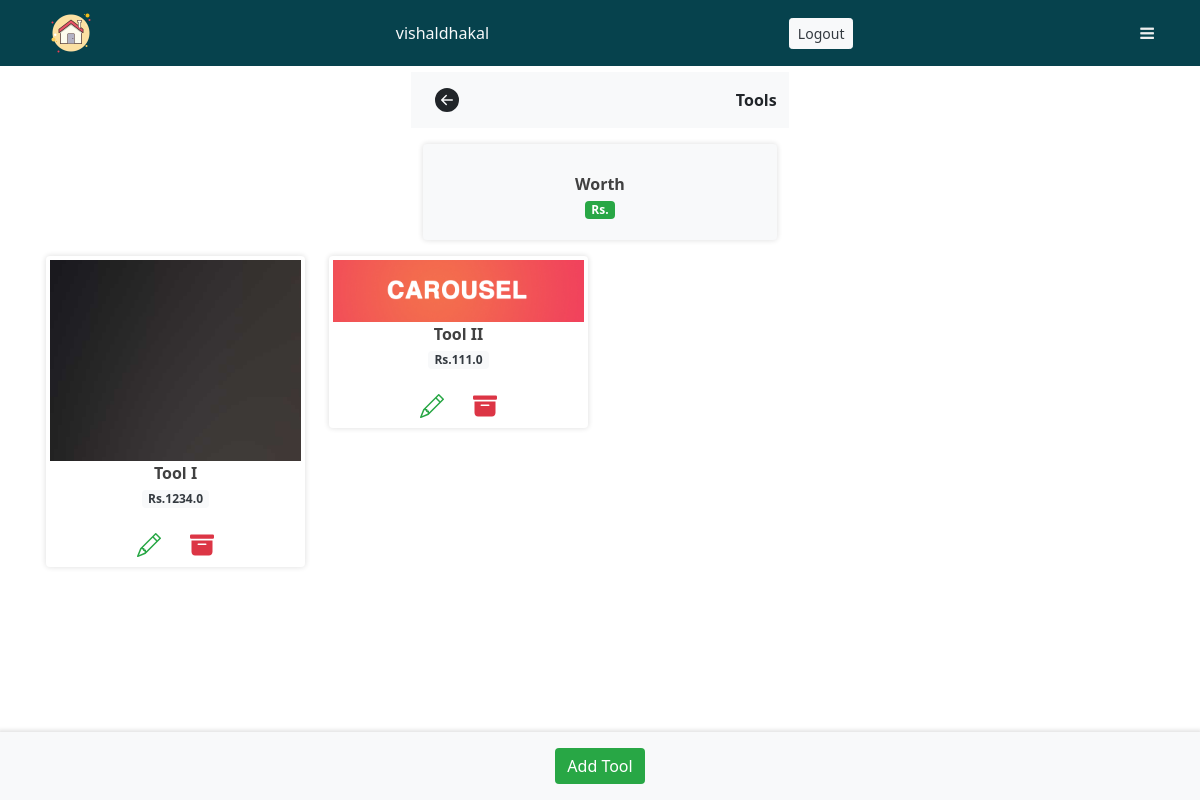
Page /lab/ (signed in) on the committed database.
### home/models.py (models this page shows)
class Tools(models.Model):
    name = models.CharField(max_length=600)
    image = models.FileField()
    amount = models.FloatField()
    no_of_pices = models.IntegerField()
    bought_from = models.CharField(max_length=600)
    bought_date = models.DateField()
    bought_by = models.ForeignKey(User,on_delete=models.CASCADE)
    description = models.TextField()
    is_available = models.BooleanField(default=True)
    def getId(self):
        varr = self.name.replace(" ","")
        return varr

### home/views.py (the view)
# urls.py: path('lab/',views.lab,name="lab"),
def lab(request):
    if request.method == "POST":
        tool_name = request.POST['tool_name']
        tool_image = request.FILES['tool_image']
        description = request.POST['description']
        amount = request.POST['amount']
        no_of_pices = request.POST['noo']
        bought_from = request.POST['bought_from']
        bought_by = request.POST['bought_by']
        bought_date = request.POST['bought_date']
        us = User.objects.get(username=bought_by)
        inst = Tools.objects.create(name=tool_name,image=tool_image,description=description,bought_by=us,bought_from=bought_from,bought_date=bought_date,no_of_pices=no_of_pices,amount=amount)
        inst.save()
        _handle_uploaded_file(tool_image)
        users = User.objects.all()
        tools = Tools.objects.all()
        return redirect('index')
    else:
        users = User.objects.all()
        tools = Tools.objects.all()
        ctx = {
            'users':users,
            'tools':tools
        }
        return render(request, 'lab.html',ctx)

### templates/lab.html (shortened to what this page needs)
{% extends 'base.html' %}
{% block body %}
<div class="container mt-5 pt-4">
    <div class="row row-cols-1 row-cols-sm-3 mb-2">
        <div class="col"></div>
        <div class="col">
            <div class="row row-cols-2 bg-light py-2 font-weight-bold ">
                <div class="col text-left">
                    <a href="{% url 'index' %}" class="btn no-border2">
                    </a>
                </div>
                <div class="col text-right py-2">
                    <strong>Tools</strong>
                </div>
            </div>
        </div>
        <div class="col"></div>
    </div>
    <div class="row row-cols-3 row-cols-md-3">
        <div class="col-2"></div>
        <div class="col-8">
            <div class="my-2 btnlink myRipple" ripple-color='red'>
                <div class=" bg-light cont p-1 myshad rounded text-center">
                    <br>
                    <b>Worth</b>
                    <p>
                        <span class="badge bg-success">Rs.{{project.calculateIncomings}}</span>
                    </p>
                </div>
            </div>
        </div>
        <div class="col-2"></div>
    </div>
    <div class="row row-cols-1 row-cols-md-4">
        {% for tool in tools %}
        <div class="col my-2">
            <a href="" class="my-2 btnlink myRipple" ripple-color='red'>
                <div class="cont p-1 myshad rounded text-center">
                    <img src="{{tool.image.url}}" alt="tool_image" class="img-fluid">
                    <br>
                    <b>{{tool.name}}</b>
                    <p>
                        <span class="badge bg-light text-dark">Rs.{{tool.amount}}</span>
                    </p>
                    {% if request.user.is_staff %}
                    <a href="" class="btn no-border2">
                    </a>
                    <button type="button" class="btn no-border2" data-toggle="modal" data-target="#{{tool.getId}}">
                    </button>
                    {% endif %}
                </div>
            </a>
        </div>
        {% endfor %}
    </div>
</div>
<div class="conatiner bg-light p-3 myb">
    <div class="row row-cols-1 text-center">
        <div class="col">
            {% if request.user.is_staff %}
            <a href="#" class="btn btn-success no-border2" data-toggle="modal" data-target="#exampleModal">Add Tool</a>
            {% else %}
            <span class="font-weight-bold text-danger">You are not admin !</span>
            {% endif %}
        </div>
    </div>
</div>
<div class="py-5">
</div>
{% endblock %}

### templates/base.html (shortened to what this page needs)
{% load static %}
<!DOCTYPE html>
<html lang="en">
<head>
  <link rel="stylesheet" href="{% static 'css/bootstrap.min.css' %}">
  <link rel="stylesheet" href="{% static 'css/style.css' %}">
  <link rel="stylesheet" href="https://cdnjs.cloudflare.com/ajax/libs/font-awesome/4.7.0/css/font-awesome.min.css">
</head>
<body>
  <nav class="navbar navbar-expand-lg fixed-top navbar-light bg-mine">
    <div class="container-md">
      {% if request.user.is_authenticated %}
      <a href="{% url 'index' %}" class="link"><img src="{% static 'images/home.png' %}" alt="home icon"></a>
      <a href="#" class="text-light btn">{{request.user.username}}</a>
      <a href="{% url 'logout' %}" class="text-dark btn btn-sm btn-light">Logout</a>
      {% else %}
      <a href="{% url 'index' %}" class="navbar-brand text-light font-weight-bold">Project management</a>
      <a href="{% url 'login' %}" class="text-dark btn btn-sm btn-light">Login</a>
      {% endif %}
      <a href="#" class="link toggle"><i class="fa fa-bars"></i></a>
    </div>
  </nav>
  {% block body %}
  {% endblock %}
  <div class="py-2"></div>
</body>
</html>

### expense/staticfiles/css/style.css (style rules this page uses)
.link { color: #eeeeee; }
.bg-mine { background-color: rgb(6, 66, 77); }
nav { z-index: 1 !important; }
.myshad { background-color:rgb(255, 255, 255); box-shadow: 0px 0px 5px 1px #e6e6e6; }
.btnlink { color: rgb(65, 65, 65); text-decoration: none; }
.no-border2 { border: none; }
.myb { position: fixed; bottom: 0; width: 100%; box-shadow: 0px 0px 4px 2px rgb(226, 226, 226); }

### rows in the picture
Tools: image (picture), name "Tool I", amount "1234.0"
Tools: image (picture), name "Tool II", amount "111.0"

### other values in the picture
{{ request.user.username }} "vishaldhakal"
